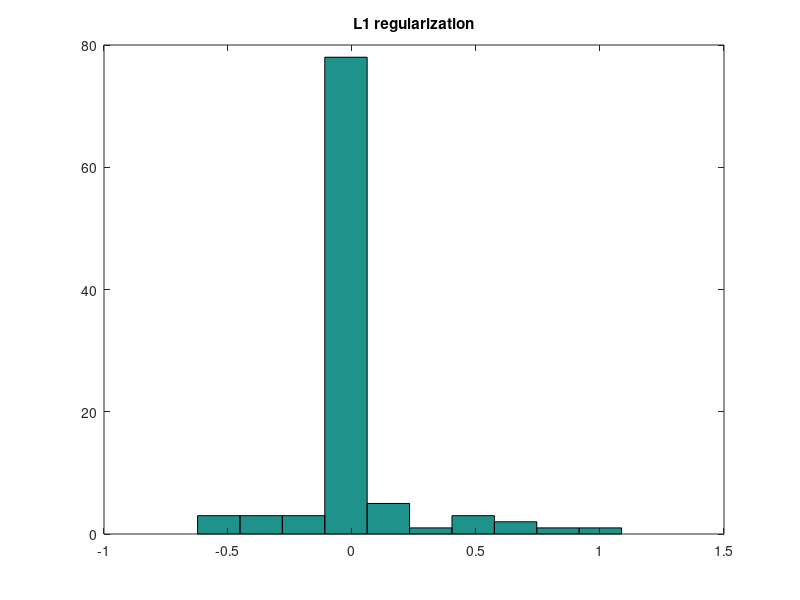

Recreate this plot in MATLAB.
% Logistic Regression Regularization %
clear all
clc
close all

load ('communities.mat');

% chose eta = k/t where k = 0.5 and t = j
% chose L = 10
K = .005;
L = 25;
M = size(attributes,1);
N = size(data,1);

new_data = data';
w = ones(M,1);
norm_w = zeros(M,1);
v = 0;

num_iter=5000;
for q = 1 : num_iter
    eta = K/q;
   
    v_prev = v;
    w_prev = w;

    new = w_prev' * new_data;
    inv_e = 1 ./ (1 + exp(v_prev+new));
    Z = class - 1 + inv_e';

    v = v_prev + eta * sum(Z);
    w = w + (eta * ((new_data * Z) - L)) .* (w>0) + (eta * ((new_data * Z) + L)) .* (w<=0);
    
    norm_w = w - w_prev;
    norm_v = v - v_prev;

    norm_vector = [norm_v;norm_w];
    norm_limit = norm(norm_vector,2);
 
    if(norm_limit <= 0.001)
        break;
    end
end
v
w
norm_limit
figure(2);
hist(w)
title('L1 regularization');

% weighted_attributes = [attributes(w>=0.001),w(w>=0.001)]

attributes(w>=0.001),w(w>=0.001)